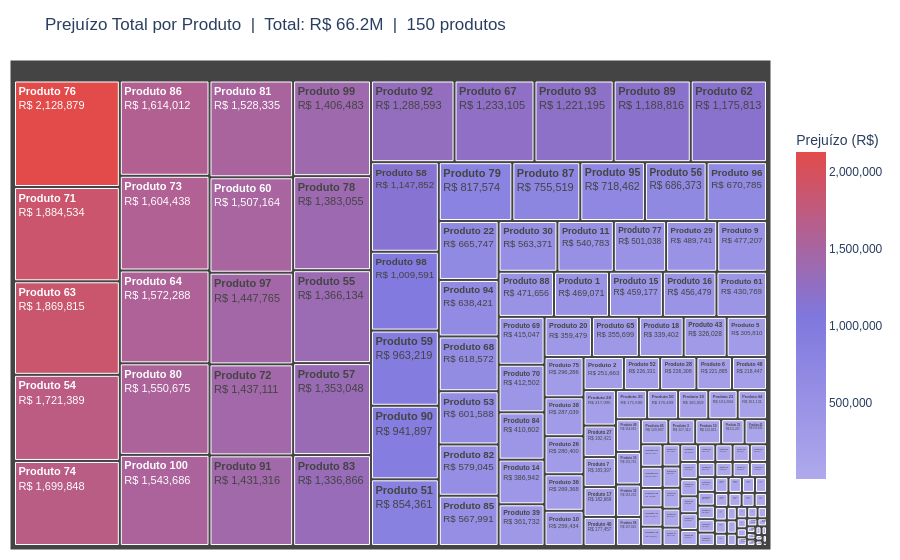

The cell this chart's notebook holds for it:
### Markdown cell above
<h2>Construindo nosso gráfico

### Code cell
# Carregue o CSV
df_prejuizo = pd.read_csv(FILE_RELACAO_PREJUIZO)
 
# Preparação dos dados
df_prejuizo["prejuizo_abs"] = df_prejuizo["prejuizo_total"].abs()
df_prejuizo["produto_label"] = "Produto " + df_prejuizo["id_product"].astype(str)
 
# Texto exibido dentro de cada bloco do treemap
df_prejuizo["hover_text"] = (
    "Prejuízo: R$ " + (df_prejuizo["prejuizo_abs"] / 1e6).round(3).astype(str) + "M"
    + "<br>% Perda: " + df_prejuizo["percentual_perda"].round(2).astype(str) + "%"
    + "<br>Receita: R$ " + (df_prejuizo["receita_total"] / 1e6).round(2).astype(str) + "M"
)
 
total_prejuizo = df_prejuizo["prejuizo_abs"].sum()
maior_produto  = df_prejuizo.loc[df_prejuizo["prejuizo_abs"].idxmax(), "produto_label"]
maior_valor    = df_prejuizo["prejuizo_abs"].max()
 

# Treemap principal (todos os 150 produtos)
fig_tree = px.treemap(
    df_prejuizo,
    path=["produto_label"],
    values="prejuizo_abs",
    color="prejuizo_abs",
    color_continuous_scale=["#AFA9EC", "#7F77DD", "#E24B4A"],   # roxo → vermelho
    custom_data=["percentual_perda", "receita_total", "prejuizo_abs"],
    title=(
        f"Prejuízo Total por Produto  |  "
        f"Total: R$ {total_prejuizo/1e6:.1f}M  |  "
        f"150 produtos"
    ),
)
 
fig_tree.update_traces(
    hovertemplate=(
        "<b>%{label}</b><br>"
        "Prejuízo: R$ %{customdata[2]:,.0f}<br>"
        "% Perda:  %{customdata[0]:.2f}%<br>"
        "Receita:  R$ %{customdata[1]:,.0f}"
        "<extra></extra>"
    ),
    texttemplate="<b>%{label}</b><br>R$ %{value:,.0f}",
    textfont_size=11,
)
 
fig_tree.update_layout(
    height=600,
    coloraxis_colorbar=dict(
        title="Prejuízo (R$)",
        tickformat=",.0f",
        len=0.75,
    ),
    margin=dict(t=60, l=10, r=10, b=10),
    font=dict(family="Arial, sans-serif"),
)
 
fig_tree.show()
 
# Scatter plot — Prejuízo vs % de perda
fig_scatter = px.scatter(
    df_prejuizo,
    x="percentual_perda",
    y="prejuizo_abs",
    size="prejuizo_abs",
    color="prejuizo_abs",
    color_continuous_scale=["#AFA9EC", "#E24B4A"],
    hover_name="produto_label",
    custom_data=["receita_total", "percentual_perda", "prejuizo_abs"],
    title="Prejuízo absoluto vs % de Perda por produto",
    labels={
        "percentual_perda": "% de perda sobre receita",
        "prejuizo_abs": "Prejuízo Absoluto (R$)",
    },
)
 
fig_scatter.update_traces(
    hovertemplate=(
        "<b>%{hovertext}</b><br>"
        "Prejuízo: R$ %{customdata[2]:,.0f}<br>"
        "% Perda:  %{customdata[1]:.2f}%<br>"
        "Receita:  R$ %{customdata[0]:,.0f}"
        "<extra></extra>"
    )
)
 
# Linha de média do percentual de perda
media_pct = df_prejuizo["percentual_perda"].mean()
fig_scatter.add_vline(
    x=media_pct,
    line_dash="dash",
    line_color="#888",
    annotation_text=f"Média: {media_pct:.2f}%",
    annotation_position="top right",
)
 
fig_scatter.update_layout(
    height=500,
    plot_bgcolor="white",
    paper_bgcolor="white",
    xaxis=dict(showgrid=True, gridcolor="#EBEBEB"),
    yaxis=dict(showgrid=True, gridcolor="#EBEBEB", tickformat=",.0f"),
    coloraxis_showscale=False,
    margin=dict(t=60, l=80, r=40, b=60),
    font=dict(family="Arial, sans-serif", size=12),
)
 
fig_scatter.show()

### Figure 1 — Plotly figure (JSON) as saved in the notebook; plotly's stock layout.template omitted (floating-point values rounded to 4 significant figures; data arrays with more than 128 entries replaced by an {"elided": "..."} marker saying what was removed)
{"data": [{"branchvalues": "total", "customdata": {"elided": "150x3 mixed values"}, "domain": {"x": [0, 1], "y": [0, 1]}, "hovertemplate": "<b>%{label}</b><br>Prejuízo: R$ %{customdata[2]:,.0f}<br>% Perda:  %{customdata[0]:.2f}%<br>Receita:  R$ %{customdata[1]:,.0f}<extra></extra>", "ids": {"elided": "150 str values"}, "labels": {"elided": "150 str values"}, "marker": {"coloraxis": "coloraxis", "colors": {"elided": "150 float values"}}, "name": "", "parents": {"elided": "150 str values"}, "textfont": {"size": 11}, "texttemplate": "<b>%{label}</b><br>R$ %{value:,.0f}", "type": "treemap", "values": {"elided": "150 float values"}}], "layout": {"autosize": true, "coloraxis": {"colorbar": {"len": 0.75, "tickformat": ",.0f", "title": {"text": "Prejuízo (R$)"}}, "colorscale": [[0, "#AFA9EC"], [0.5, "#7F77DD"], [1, "#E24B4A"]]}, "font": {"family": "Arial, sans-serif"}, "legend": {"tracegroupgap": 0}, "margin": {"b": 10, "l": 10, "r": 10, "t": 60}, "title": {"text": "Prejuízo Total por Produto  |  Total: R$ 66.2M  |  150 produtos"}}}
